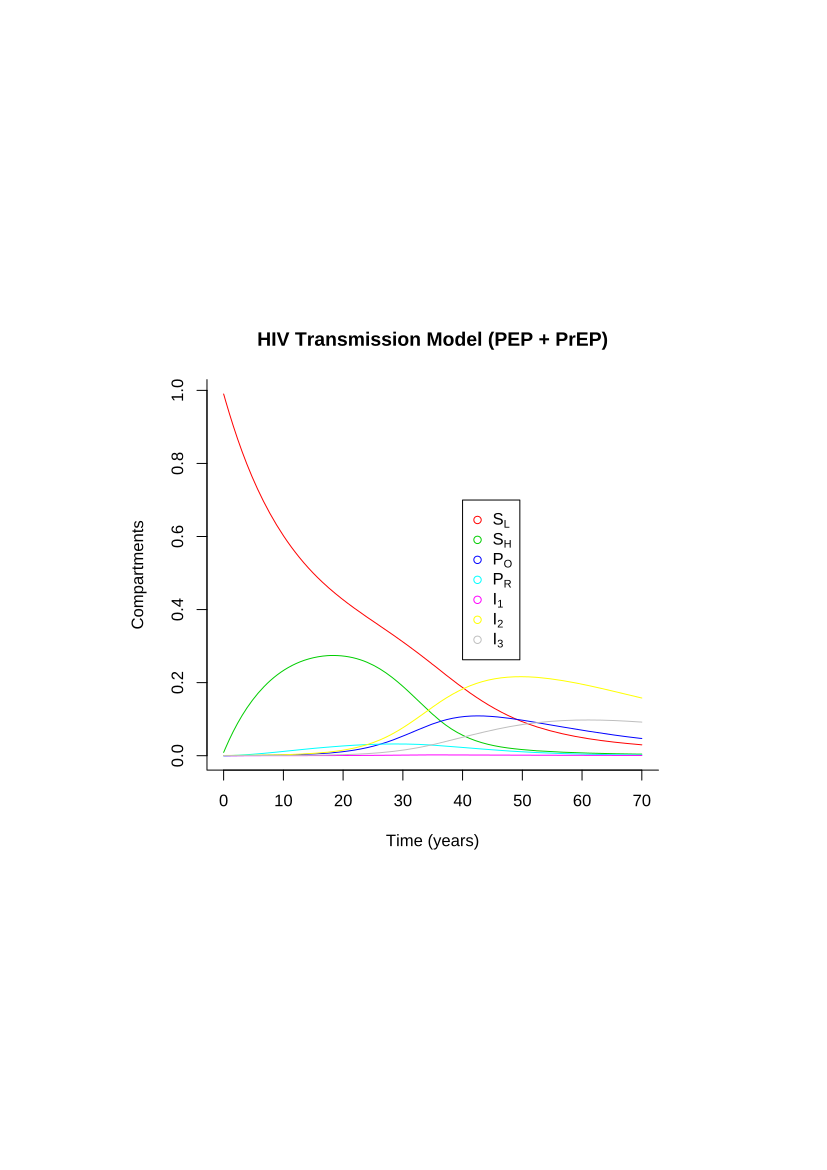

The R source for this figure:
library(deSolve)
sir <- function(time, state, parameters) {
  with(as.list(c(state, parameters)), {
    lambdaL = betaL * (theta1 * I1 + theta2 * I2 + theta3 * I3)/(SL+SH+PO+PR+I1+I2+I3)
    lambdaH = betaH * (theta1 * I1 + theta2 * I2 + theta3 * I3)/(SL+SH+PO+PR+I1+I2+I3)
    lambdaR = betaR * (theta1 * I1 + theta2 * I2 + theta3 * I3)/(SL+SH+PO+PR+I1+I2+I3)
    dSL <- Lambda * (SL+SH+PO+PR+I1+I2+I3) + WHL * SH + phiL * PO - (lambdaL + WLH + mu) * SL
    dSH <- WHL * SL + phiH * PO + phiR * PR - (lambdaH + WHL + tauR + mu) * SH
    dPO <- lambdaL * PL * SL + lambdaH * PH * SH - (sigmaO1 + phiL + phiH + WOR + mu) * PO
    dPR <- tauR * SH + WOR * PO - (lambdaR + phiR + mu) * PR
    dI1 <- lambdaL * (1 - PL) * SL + lambdaH * (1 - PH) * SH + sigmaO1 * PO + lambdaR *PR - (sigma12 + mu) * I1 
    dI2 <- sigma12 * I1 - (sigma23 + mu) * I2
    dI3 <- sigma23 * I2 - (mud + mu) * I3
    return(list(c(dSL, dSH, dPO, dPR, dI1, dI2, dI3)))
  })
}

init <- c(SL = 0.999, SH = 0.0009, PO = 0, PR = 0, I1 = 0.000001, I2 = 0.000059, I3 = 0.00004)
parameters <- c(Lambda = 0.00817, mu = 0.00747, mud = 0.0909, WLH = 0.06, WHL = 0.04, WOR = 0.001, 
                sigmaO1 = 0.023, sigma12 = 8.67, sigma23 = 0.05, PL = 0.5, PH = 0.5, phiL = 0.05, phiH = 1/24, tauR = 0.01, phiR = 0.005,
                betaL = 0.25, betaH = 1.25, betaR = 0.125, theta1 = 1, theta2 = 0.43, theta3 = 1.5)
times <- seq(0, 70, by = 0.1)
out <- as.data.frame(ode(y = init, times = times, func = sir, parms = parameters))
out$time <- NULL
head(out, 10)

matplot(times, out, type = "l", xlab = "Time (years)", ylab = "Compartments", main = "HIV Transmission Model (PEP + PrEP)", lwd = 1, lty = 1, bty = "l", col = 2:8)
legend(40, 0.7, c(expression(S[L]), expression(S[H]), expression(P[O]), expression(P[R]), expression(I[1]), expression(I[2]), expression(I[3])), pch = 1, col = 2:8)
